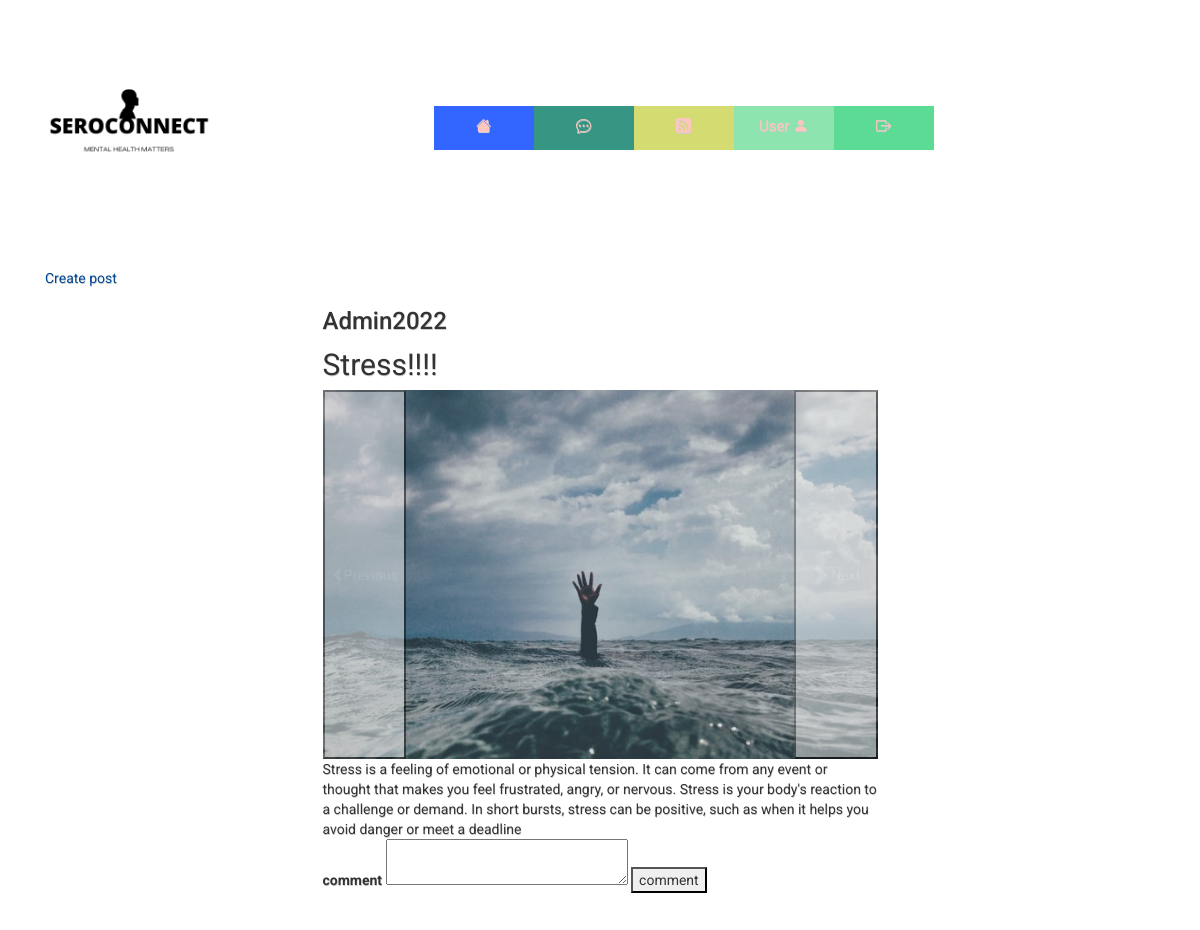
Page /comments/9?userid=1 (signed in) on the committed database.
### website/database/models.py (models this page shows)
class User(db.Model, UserMixin):
    id=db.Column(db.Integer,primary_key=True)
    email=db.Column(db.String(150),unique=True)
    password=db.Column(db.String(150))
    username=db.Column(db.String(150),unique=True)
    date=db.Column(db.DateTime(timezone=True), default=func.now())
    userimage=db.Column(db.String(150))
    activation=db.Column(db.Boolean,nullable=False,default=False)
    Admin=db.Column(db.Boolean,default=False)
    Post = db.relationship("Post", back_populates="owner",cascade='delete')

class Post(db.Model):
    id=db.Column(db.Integer,primary_key=True)
    title = db.Column(db.String(100), nullable=False)
    content = db.Column(db.Text)
    user_id = db.Column(db.Integer, db.ForeignKey("user.id"))
    date=db.Column(db.DateTime(timezone=True), default=func.now())
    anonymous=db.Column(db.Boolean,nullable=False,default=False)
    owner=db.relationship('User',back_populates='Post')
    comments=db.relationship('Comment',back_populates='post',cascade='delete')
    image=db.relationship('Image',back_populates='post',cascade='delete')

class Image(db.Model):
    id=db.Column(db.Integer,primary_key=True)
    image=db.Column(db.String(150))
    post=db.relationship('Post', back_populates='image')
    post_id = db.Column(db.Integer, db.ForeignKey('post.id'))

### website/post/comments/comments.py (the view)
@comments.route('/comments/<postid>',methods=['GET'])
@login_required
@check_confirmed
def show_comments(postid):
    page=request.args.get('page',1,type=int)
    comments=Comment.query.filter(Comment.post_id==postid).order_by(Comment.date.desc()).paginate(page=page,per_page=3)
    post=Post.query.filter_by(id=postid).first()
    if "hx_request"  in request.headers:
        return render_template("forum/showcomments.html",comments=comments,postuser=User,user=current_user,post=post,postimage=Image)
    return render_template("forum/comments.html",comments=comments,postuser=User,user=current_user,post=post,postimage=Image)

### website/__init__.py (called while the page is built)
@login_manager.user_loader
def load_user(id):
    return User.query.get(int(id))

### website/templates/forum/comments.html (shortened to what this page needs)
{% extends "base.html" %} {% block title %}SeroConnect{% endblock %}{% block content%}
<a href="{{url_for('post.createpost')}}">Create post</a>
<section class="post offset-md-3">
      <div class="posthead">
        <div class="name">
          {% if post.anonymous==False %}
          <h3>{{postuser.query.filter_by(id=post.user_id).first().username }}</h3>
          {%else%}
          <h3>Anonymous</h3>
          {%endif%}
        </div>
  <div>
    <div class="title">
      {{post.title}}
    </div>
    <div class="images">
      {% set images=postimage.query.filter(postimage.post_id==post.id).all()%}
      {%if images%}
      {%if images|length>1%}
      <div id="carouselExampleControls" class="carousel slide" data-bs-ride="carousel">
        <div class="carousel-inner">
          {%for image in images %}
          <div class="carousel-item active">
            <img src="{{url_for('static',filename='images/'+image.image)}}"  class="d-block w-100 {% if loop.counter == 1 %} active {% endif %}"  alt="">
          </div>
          {%endfor%}
        </div>
        <button class="carousel-control-prev" type="button" data-bs-target="#carouselExampleControls" data-bs-slide="prev">
          <span class="carousel-control-prev-icon" aria-hidden="true"></span>
          <span class="visually-hidden">Previous</span>
        </button>
        <button class="carousel-control-next" type="button" data-bs-target="#carouselExampleControls" data-bs-slide="next">
          <span class="carousel-control-next-icon" aria-hidden="true"></span>
          <span class="visually-hidden">Next</span>
        </button>
      </div>
      {%else%}
      <div class="image-display">
        <img src="{{url_for('static',filename='images/'+images[0].image)}}"  alt="">
      </div>
    </div>
     {%endif%}
    {% endif %}
    {{post.content}}
    <form action="{{url_for('comments.createcomment',postid=post.id,userid=current_user.id)}}" method="POST" class="createcommentform">
      <div class="form-group">
        <label for="comment">comment</label>
        <textarea id="commenttext" name="comment" rows="2" cols="30"></textarea>
        <button id="createcomment" action="submit">comment</button>
      </div>
    </form>
    {% include 'forum/showcomments.html' %}
  </div>
</section>
{% endblock %}

### website/static/css/styles.css (style rules this page uses)
body { background-color: white; font-family: 'Roboto', sans-serif; text-shadow: .5px .5px 0#CCCCCC; padding-bottom:20px; }
section.post { width:50%; }
div.title { font-family: 'Roboto', sans-serif; font-size: 30px; padding-bottom:3px; }
.name { width: 200px; }
.posthead { position: relative; display: inline-block; }
a { color: #024794; }
:root { --red: hsl(0, 78%, 62%); --cyan: hsl(180, 62%, 55%); --orange: hsl(34, 97%, 64%); --blue: hsl(212, 86%, 64%); --varyDarkBlue: hsl(234, 12%, 34%); --grayishBlue: hsl(229, 6%, 66%); --veryLightGray: hsl(0, 0%, 98%); --weight1: 200; --weight2: 400; --weight3: 600; }
img { float: right; }

### rows in the picture
User: query.filter_by "Admin2022"
Post: title "Stress!!!!", content "Stress is a feeling of emotional or physical tension. It can come from any event or thought that makes you feel frustrated, angry, or nervous. Stress is your body's reaction to a challenge or demand. In short bursts, stress can be positive, such as when it helps you avoid danger or meet a deadline"
Image: image (picture)
